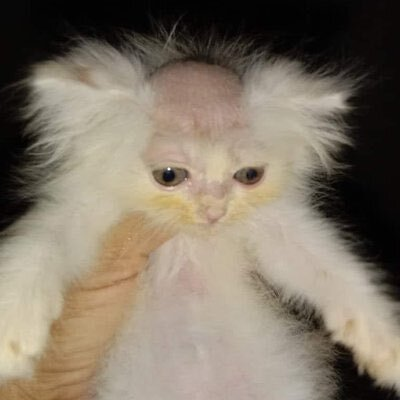
#> input picture gato.jpg, 400 x 400 px
$ python trab.py
#> lines starting #> are read from the running program, lines starting #| are printed output that depends on the picture; after the words box and inside, x2 and y2 are one past the last pixel; in counts of white or black regions, pixels touching at a corner belong together
# -*- coding: utf-8 -*-

import numpy as np
import cv2 as cv


def thresholding(img: np.ndarray, t: int, isAbove: bool, brightness: int) -> None:
  """Função que realiza a limiarização da imagem.

  Recebe de parâmetros:
  img: a imagem que será utilizada
  t: o valor de limiarização
  isAbove: variável que controla o fluxo de alteração de brilho em relação ao limiar
  brightness: valor de brilho que será utilizado
  """
#> called with t = 100, isAbove = True, brightness = 180

  if isAbove:     # delimita o fluxo de alteração de brilho
    x = img >= t  # se isAbove for True, para cada pixel com valor >= t será alterado o brilho
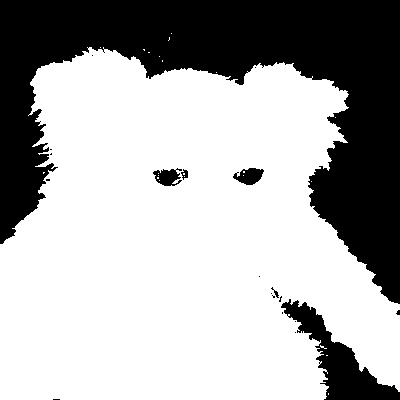
#> x: shape (400, 400) bool; 67.5% white; 20 black regions (14 under 20 px), largest, box (x1, y1, x2, y2) and area: (0, 0, 400, 304) 47358, (281, 299, 400, 400) 3779, (233, 168, 264, 185) 343, (153, 168, 182, 186) 333, (181, 169, 188, 180) 43, (271, 287, 279, 298) 26
  else:
    x = img < t   # se isAbove for False, o inverso ocorre

  img = img.astype(int)
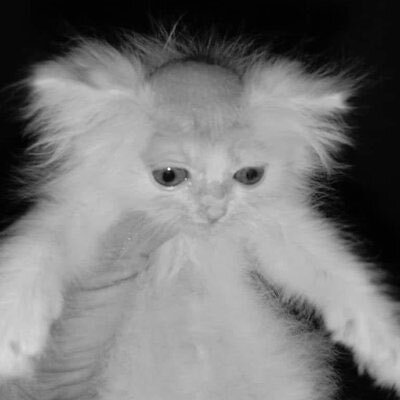
#> img: shape (400, 400) int64; min 0, max 254, mean 119.5

  if brightness < 0:  # tratamento de valor de brilho, devendo estar entre o intervalo 0 <= brightness <= 255
    img[x] = np.maximum(img[x] + brightness, 0)
  else:
    img[x] = np.minimum(img[x] + brightness, 255)
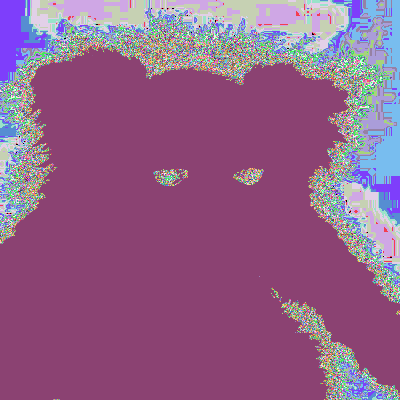
#> img: shape (400, 400) int64; 101 distinct labels, from 0 to 255; one colour per label, 0 black
  img = img.astype(np.uint8)
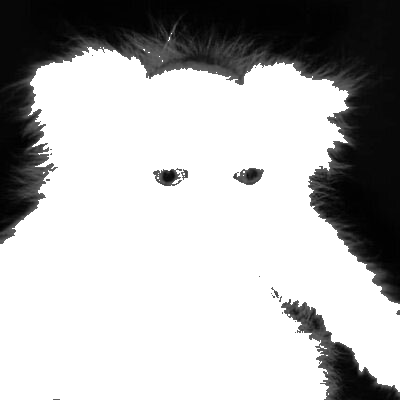
#> img: shape (400, 400); min 0, max 255, mean 180.2

  cv.imshow("teste", img)
  cv.waitKey(0)
  cv.destroyAllWindows()
  cv.waitKey(1)


def main():
  print("#--------------------------------------------------------------------------------------------#")
  print("# Este programa recebe uma imagem em tons de cinza e realiza nesta uma alteração localizada  #\n"+
    "# de brilho em função de uma operação de limiarização (thresholding)                         #")
  print("#--------------------------------------------------------------------------------------------#")

  # [10 lines of commented-out code are left out]
  print("#--------------------------------------------------------------------------------------------#")

  thresholding(cv.imread("gato.jpg", cv.IMREAD_GRAYSCALE), 100, True, 180)


if __name__ == "__main__":
  main()

$ run again, with coelho.jpg copied over gato.jpg
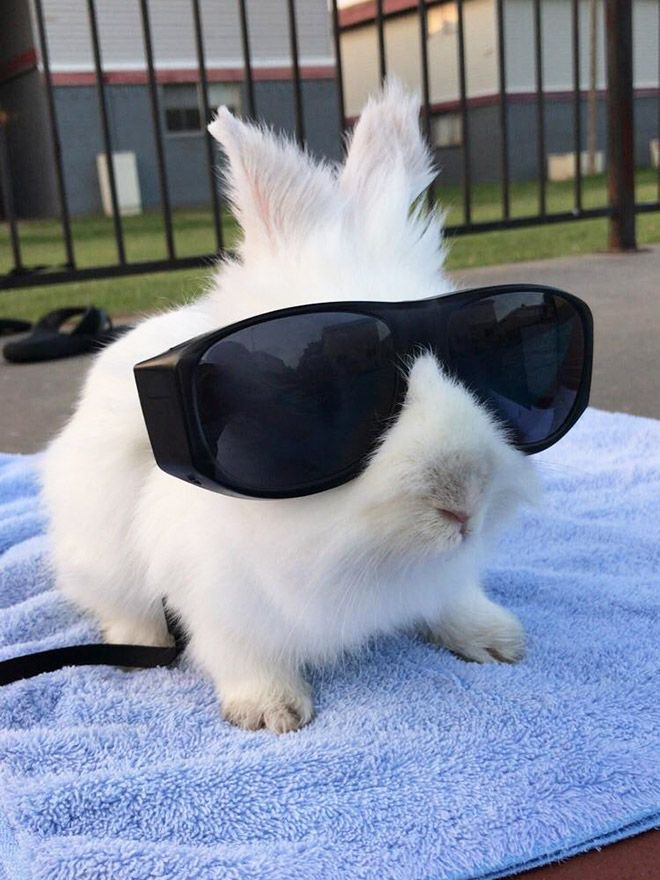
#> input picture coelho.jpg, 660 x 880 px
#> in thresholding, `x = img >= t`:
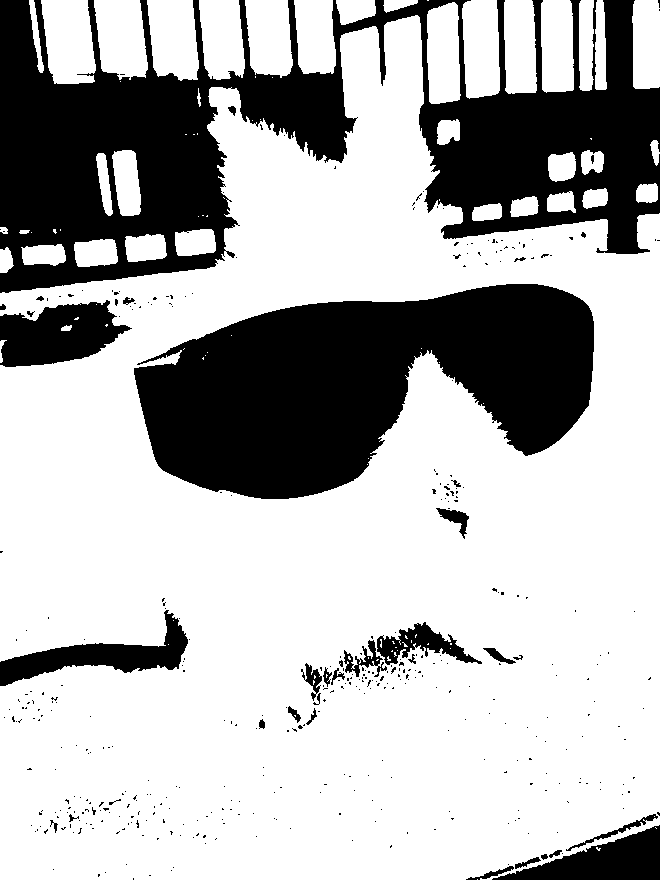
#> x: shape (880, 660) bool; 70.6% white; 418 black regions (382 under 20 px), largest, box (x1, y1, x2, y2) and area: (0, 0, 660, 293) 85710, (134, 284, 594, 499) 63930, (0, 300, 132, 367) 5788
#> in thresholding, `img[x] = np.minimum(img[x] + brightness, 255)`:
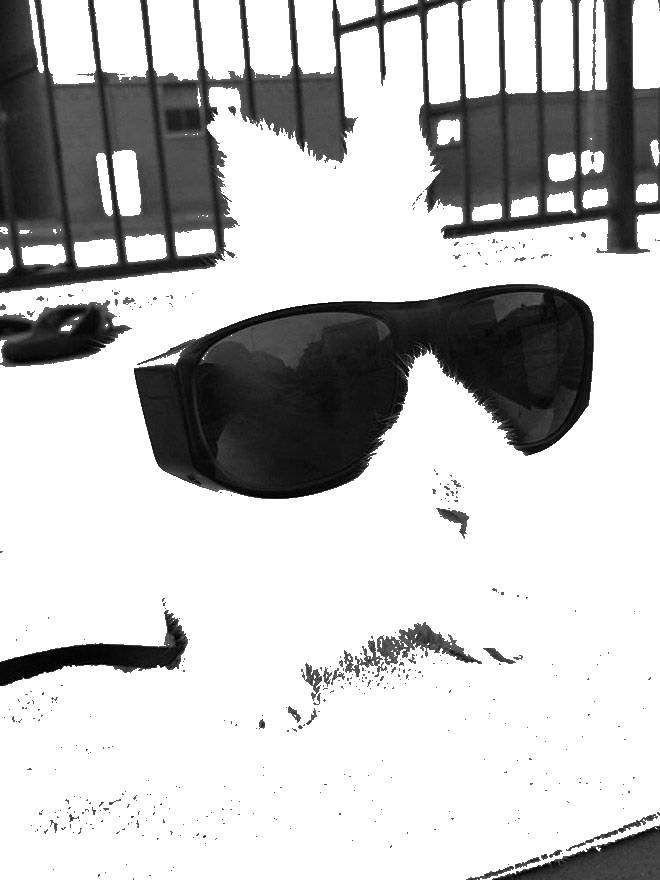
#> img: shape (880, 660) int64; min 0, max 255, mean 194.4
